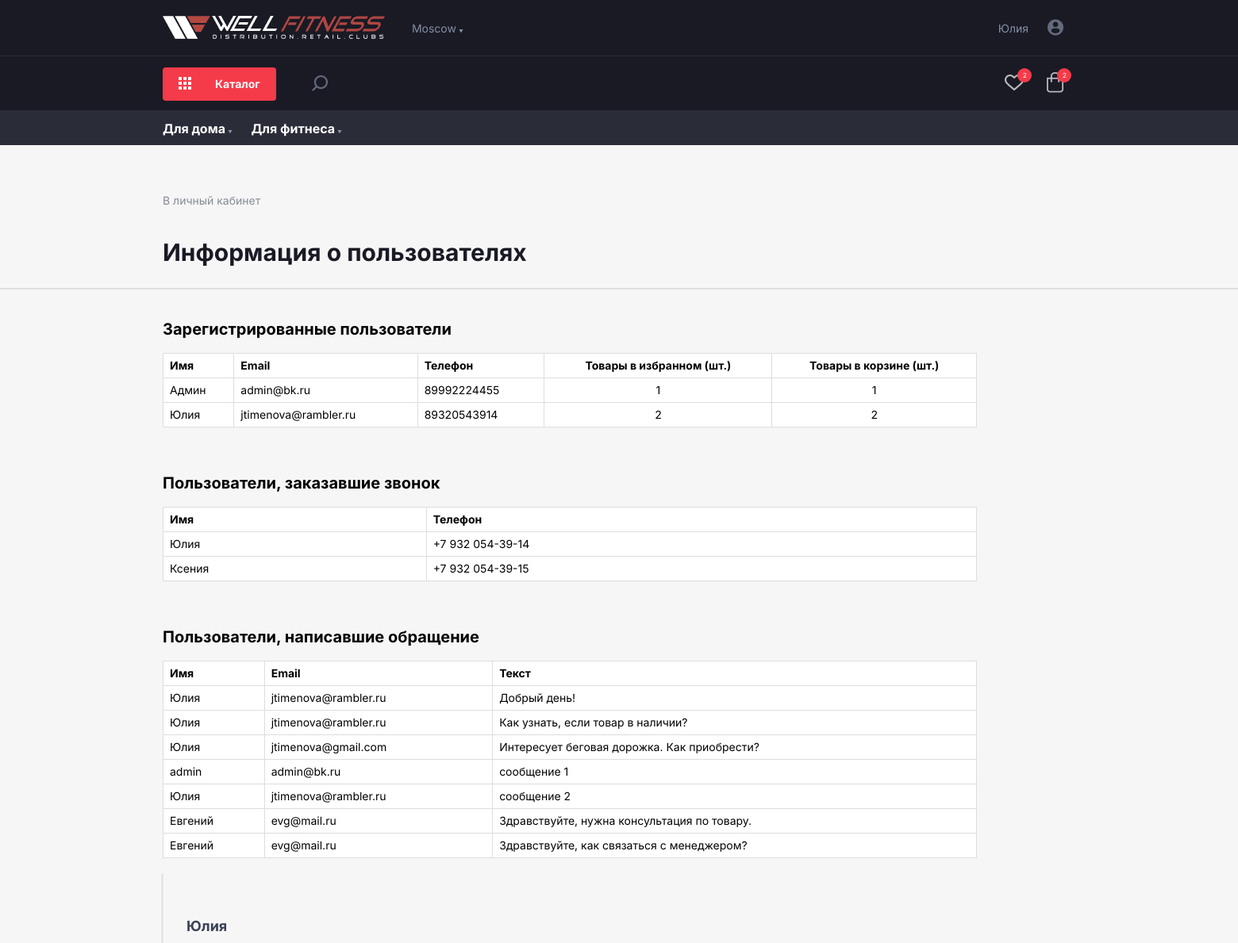
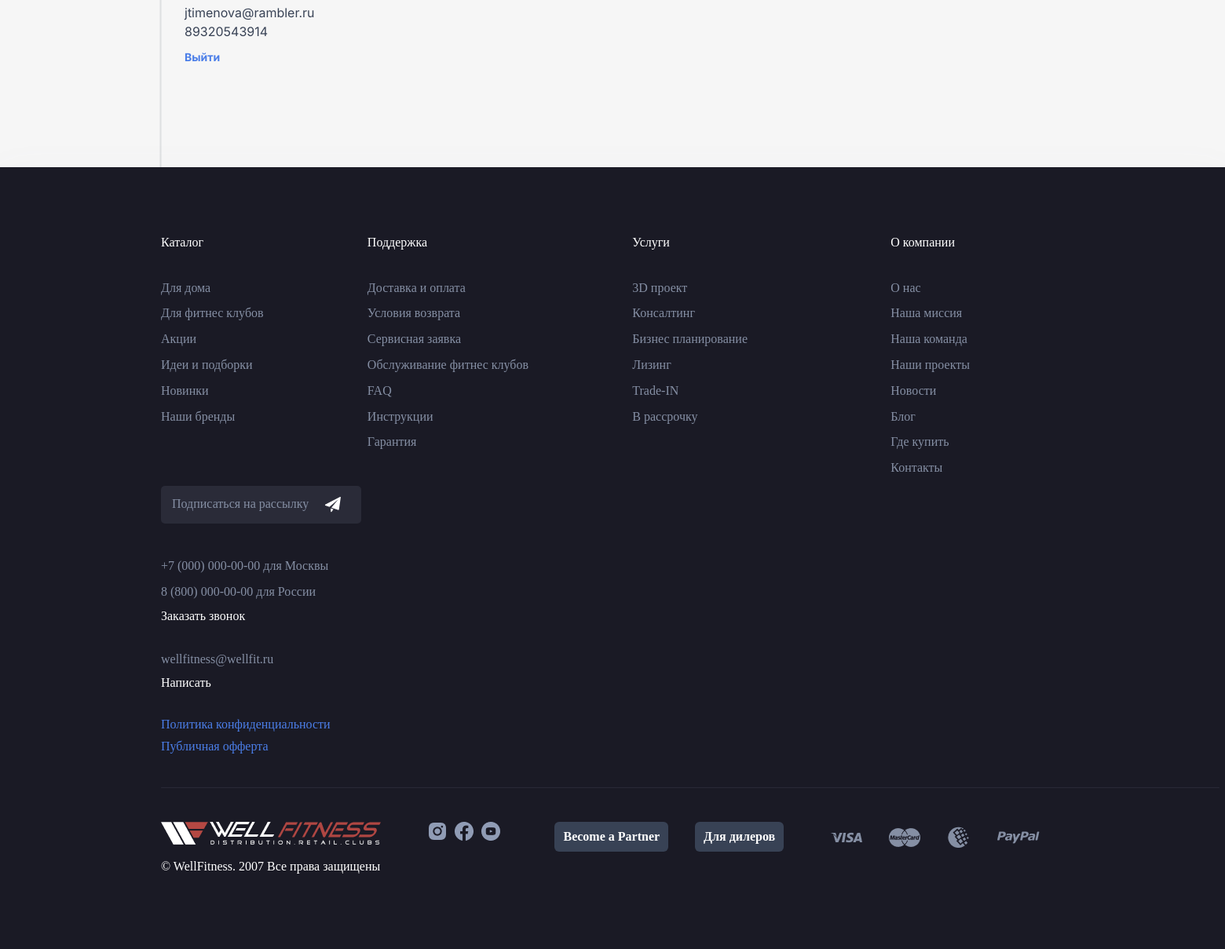
The page /admin.php (signed in) on the database its author committed (2 pictures, top to bottom).
### tables this page shows
CREATE TABLE `user` (
  `id` int(11) NOT NULL,
  `name` varchar(50) NOT NULL,
  `email` varchar(100) NOT NULL,
  `phone` varchar(20) NOT NULL,
  `password` varchar(50) NOT NULL,
  `rights` varchar(255) NOT NULL
);

CREATE TABLE `call_request` (
  `id` int(11) NOT NULL,
  `username` varchar(50) NOT NULL,
  `phone` varchar(20) NOT NULL
);

CREATE TABLE `appeal` (
  `id` int(11) NOT NULL,
  `username` varchar(50) NOT NULL,
  `email` varchar(50) NOT NULL,
  `text` text DEFAULT NULL
);

### admin.php (the view, shortened to what this page needs)
<?php
include ('include/db_connect.php');
?>
<!DOCTYPE html>
<html lang="en">
<head>
    <link rel="stylesheet" href="css/fonts.css">
    <link rel="stylesheet" href="css/style.css">
    <link rel="stylesheet" href="css/grid.css">
    <link rel="stylesheet" href="css/reset.css">
    <link rel="stylesheet" href="css/media.css">
    <link rel="stylesheet" href="css/pages.css">
</head>
<body>
    <?php include_once ('include/header.php') ?>
    <main>
        <div class="container-full">
            <div class="for__home__bread">
                <a href="lk.php">
                    <p class="for__home__bread__text">В личный кабинет</p>
                </a>
            </div>
        </div>
        <div class="about">
            <div class="container-full">
                <h3 class="main__title blog__title">Информация о пользователях</h3>
            </div>
        </div>
        <hr style="margin-left: 0; width: 100%; margin-bottom: 40px;">
        <section class="lk__blocks row container-full">
            <div class="lk__block__left">
                    <?php include ('include/about.php'); ?>
                <h2 class="admin__table__title">Зарегистрированные пользователи</h2>
                <table style="margin-bottom: 60px">
                    <tr>
                        <th>Имя</th>
                        <th>Email</th>
                        <th>Телефон</th>
                        <th class='center-aligh'>Товары в избранном (шт.)</th>
                        <th class='center-aligh'>Товары в корзине (шт.)</th>
                    </tr>
                    <?php
                    $sql = "SELECT * FROM `user`";
                    $res = $mysqli->query($sql);
                    if ($res->num_rows > 0) {
                        while ($resArticle = $res->fetch_assoc()) {
                            $favorites_count_sql = "SELECT COUNT(*) AS favorites_count FROM `favorites` WHERE `user_id` = {$resArticle['id']}";
                            $favorites_count_res = $mysqli->query($favorites_count_sql);
                            $favorites_count = $favorites_count_res->fetch_assoc()['favorites_count'];
                            $cart_count_sql = "SELECT COUNT(*) AS cart_count FROM `product` WHERE `user_id` = {$resArticle['id']}";
                            $cart_count_res = $mysqli->query($cart_count_sql);
                            $cart_count = $cart_count_res->fetch_assoc()['cart_count'];
                            echo "<tr>";
                            echo "<td>" . $resArticle['name'] . "</td>";
                            echo "<td>" . $resArticle['email'] . "</td>";
                            echo "<td>" . $resArticle['phone'] . "</td>";
                            echo "<td class='center-aligh'>" . $favorites_count . "</td>";
                            echo "<td class='center-aligh'>" . $cart_count . "</td>";
                            echo "</tr>";
                        }
                    }
                    ?>
                </table>
                <h2 class="admin__table__title">Пользователи, заказавшие звонок</h2>
                <table style="margin-bottom: 60px">
                    <tr>
                        <th>Имя</th>
                        <th>Телефон</th>
                    </tr>
                    <?php
                    $sql = "SELECT * FROM `call_request`";
                    $res = $mysqli->query($sql);
                    if ($res->num_rows > 0) {
                        while ($resArticle = $res->fetch_assoc()) {
                            $users = array(
                                array(
                                    "Имя" => $resArticle['username'],
                                    "Телефон" => $resArticle['phone'],
                                )
                            );
                            foreach ($users as $user) {
                                echo "<tr>";
                                echo "<td>" . $user['Имя'] . "</td>";
                                echo "<td>" . $user['Телефон'] . "</td>";
                                echo "</tr>";
                            }
                        }
                    }
                    ?>
                </table>
                <h2 class="admin__table__title">Пользователи, написавшие обращение</h2>
                <table style="margin-bottom: 60px">
                    <tr>
                        <th>Имя</th>
                        <th>Email</th>
                        <th>Текст</th>
                    </tr>
                    <?php
                    $sql = "SELECT * FROM `appeal`";
                    $res = $mysqli->query($sql);
                    if ($res->num_rows > 0) {
                        while ($resArticle = $res->fetch_assoc()) {
                            $users = array(
                                array(
                                    "Имя" => $resArticle['username'],
                                    "Текст" => $resArticle['text'],
                                    "Email" => $resArticle['email'],
                                )
                            );
                            foreach ($users as $user) {
                                echo "<tr>";
                                echo "<td>" . $user['Имя'] . "</td>";
                                echo "<td>" . $user['Email'] . "</td>";
                                echo "<td>" . $user['Текст'] . "</td>";
                                echo "</tr>";
                            }
                        }
                    }
                    ?>
                </table>
            </div>
            <div id="lk__user" class="lk__block__right">
                <?php include ('include/about.php'); ?>
            </div>
        </section>
    </main>
    <?php include_once ('include/footer.php') ?>
</body>
</html>

### include/header.php (shortened to what this page needs)
<?php
include ('include/db_connect.php');
?>
<header itemscope itemtype="http://schema.org/Organization">
    <nav class="nav">
        <div class="container-full">
            <div class="row justify__content__between align__items__center pt-10px">
                <div class="col-auto">
                    <ul>
                        <li class="nav__logo"><a href="index.php"><img src="img/nav/logo.png" alt="logo"></a>
                        </li>
                        <li class="nav__item"><a href="#" class="nav__link nav__city">Moscow</span></a></li>
                    </ul>
                </div>
                <div class="col-auto">
                    <?php
                    if (
                        isset ($_SESSION['user']) == 'user' || isset ($_SESSION['user']
                    )
                    ) {
                        if (isset ($_SESSION['user'])) {
                            $user_id = $_SESSION['user']['id'];
                            $sql = "SELECT * FROM `user` WHERE `id`='$user_id'";
                            $res = $mysqli->query($sql);
                            if ($res->num_rows > 0) {
                                while ($resArticle = $res->fetch_assoc()) {
                                    ?>
                                    <li class="nav__item"><a href="lk.php" class="nav__link">
                                            <?= $resArticle['name'] ?>
                                        </a></li>
                                    <li class="nav__item"><a href="#" class="nav__img"><img src="img/nav/profile.png" alt="profile"></a>
                                    </li>
                                <?php }
                            }
                        }
                    } ?>
                </div>
            </div>
        </div>
        <img class="nav__line" src="img/nav/line.png" alt="">
    </nav>
    <nav class="nav">
        <div class="container-full">
            <div class="row justify__content__between align__items__center">
                <div class="col-auto">
                    <ul>
                        <li class="nav__logo"><a href="catalog.php" class="nav__btn"><img class="btn__img"
                                    src="img/nav/menu.png" alt="menu">Каталог</a></li>
                        <li class="nav__item"><a href="#" class="nav__img nav__search"><img src="img/nav/search.png"
                                    alt="search"></a>
                        </li>
                    </ul>
                </div>
                <div class="col-auto">
                    <li class="nav__item"><a href="favorites.php" class="nav__img"><img src="img/nav/favor.png"
                                alt="favorites"></a>
                        <?php
                        $totalItems = 0;
                        if (isset ($_SESSION['user'])) {
                            $user_id = $_SESSION['user']['id'];
                            $sql = "SELECT title, current_price, old_price FROM favorites WHERE `user_id`='$user_id'";
                            $result = $mysqli->query($sql);
                            if ($result->num_rows > 0) {
                                while ($row = $result->fetch_assoc()) {
                                    $totalItems++;
                                }
                            }
                        }
                        ?>
                        <span id="counter2">
                            <?php echo $totalItems; ?>
                        </span>
                    </li>
                    <li class="nav__item">
                        <a href="cart.php" class="nav__img"><img src="img/nav/cart.png" alt="cart"></a>
                        <?php
                        $totalItems = 0;
                        if (isset ($_SESSION['user'])) {
                            $user_id = $_SESSION['user']['id'];
                            $sql = "SELECT title, current_price, old_price FROM product WHERE `user_id`='$user_id'";
                            $result = $mysqli->query($sql);
                            if ($result->num_rows > 0) {
                                while ($row = $result->fetch_assoc()) {
                                    $totalItems++;
                                }
                            }
                        } ?>
                        <span id="counter3">
                            <?php echo $totalItems; ?>
                        </span>
                    </li>
                </div>
            </div>
        </div>
    </nav>
    <section class="menu">
        <div class="container-full">
            <div class="row justify__content__between align__items__center">
                <div class="col-auto">
                    <ul>
                        <li class="nav__item"><a href="for_home.php" class="menu__link nav__menu">Для
                                дома</span></a></li>
                        <li class="nav__item"><a href="for_fitness.php" class="menu__link nav__menu">Для
                                фитнеса</span></a></li>
                    </ul>
                </div>
            </div>
        </div>
    </section>
</header>

### include/about.php (shortened to what this page needs)
<?php
require_once ("db_connect.php");
if (isset ($_SESSION['user'])) {
    $user_id = $_SESSION['user']['id'];
    $sql = "SELECT * FROM `user` WHERE `id`='$user_id'";
    $res = $mysqli->query($sql);
    if ($res->num_rows > 0) {
        while ($resArticle = $res->fetch_assoc()) {
            ?>
            <div class="lk__user">
                <h3 class="lk__user__name">
                    <?= $resArticle['name'] ?>
                </h3>
                <p class="lk__user__email">
                    <?= $resArticle['email'] ?>
                </p>
                <p class="lk__user__phone">
                    <?= $resArticle['phone'] ?>
                </p>
                <a href="include/logout.php">
                        <p class="lk__user__exit" style="margin-bottom: 20px;">Выйти</p>
                    </a>
            </div>
            <?php
        }
    } else {
        echo "Пользователь не найден в базе данных";
        header("Location: {$_SERVER['HTTP_REFERER']}");
    }
} else {
    echo "Пользователь не авторизован";
    header("Location: {$_SERVER['HTTP_REFERER']}");
}
?>

### css/style.css (style rules this page uses)
:root { --inline-block: inline-block; }
* { font-family: 'Inter', 'Arial', sans-serif; font-size: 14px; font-style: normal; font-weight: 400; box-sizing: border-box; }
a { text-decoration: none; cursor: pointer; }
body { overflow-x: hidden; background: #F6F6F6; overflow-x: hidden; box-sizing: border-box; }
.nav { padding: 10px 0; background: #1A1A25; box-sizing: border-box; font-family: 'Inter', 'Arial', sans-serif; font-size: 14px; }
.nav__item, .nav__logo { display: var(--inline-block); box-sizing: border-box; padding: 10px 0; vertical-align: middle; }
.nav__item:last-child { margin-right: 0; }
.nav__img { vertical-align: middle; margin-right: 5px; padding: 10px; }
.nav__city { margin-left: 20px; margin-right: 234px; }
.nav__city::after, .nav__menu::after { content: url(../img/nav/arrow.png); margin-left: 3px; display: var(--inline-block); }
.nav__link, .nav__sign { color: #858FA4; padding: 10px; }
.nav__item { position: relative; display: inline-block; }
#counter1, #counter2, #counter3 { position: absolute; right: 0.3rem; background: rgb(245, 59, 73); color: rgb(255, 255, 255); border-radius: 50%; font-size: 60%; padding: 0.3rem; width: 18px; height: 18px; text-align: center; }
#counter1, #counter2 { top: 2px; }
#counter3 { top: 5px; }
.nav__search { margin-left: 30px; }
.nav__btn { border-radius: 4px; background: #F53B49; padding: 12px 20px 13px 20px; color: #fff; font-weight: 700; }
.nav__line { position: absolute; top: 70px; }
.btn__img { padding-right: 30px; vertical-align: bottom; }
.menu { padding: 5px 0; background: #2A2C38; box-sizing: border-box; height: 44px; font-family: 'Inter', 'Arial', sans-serif; }
.menu__link { color: #FFF; font-weight: 700; margin-right: 19px; position: relative; }
.main__title { color: #1A1A25; font-size: 30px; font-weight: 700; margin-bottom: 20px; }

### css/grid.css (style rules this page uses)
.container, .container-full { margin: 0 auto; padding: 0 10px; box-sizing: border-box; }
.container-full { width: 75%; }
.row { display: flex; flex-wrap: wrap; }
.justify__content__between { justify-content: space-between; }
.align__items__center { align-items: center; }
.col-auto { padding: 0; box-sizing: border-box; }

### css/pages.css (style rules this page uses)
.for__home__bread { display: inline-block; margin-top: 60px; vertical-align: middle; }
.for__home__bread__text { color: rgba(56, 66, 85, 0.60); line-height: 140%; display: inline-block; vertical-align: middle; }
hr { border: 1px solid rgba(127, 133, 145, 0.2); width: 729px; height: 0px; margin-left: 20px; }
.catalog__title, .blog__title { margin: 40px 0 30px 0; }
.lk__blocks { margin-bottom: 100px; }
.lk__block__left { width: 1080px; }
.lk__block__right { width: 300px; position: relative; }
.lk__user { padding: 12px 30px; }
.lk__user__name { color: rgb(56, 66, 85); font-size: 18px; font-weight: 600; line-height: 150%; margin-bottom: 12px; }
.lk__user__email, .lk__user__phone { color: rgb(56, 66, 85); font-size: 16px; line-height: 150%; }
.lk__user__phone { margin-bottom: 12px; }
.lk__user__exit { color: rgb(75, 126, 232); font-weight: 700; line-height: 17px; cursor: pointer; }
.admin__table__title { font-size: 20px; font-weight: 600; margin-bottom: 20px; }
table { border-collapse: collapse; width: 95%; }
th, td { border: 1px solid #dddddd; text-align: left; padding: 8px; background-color: #fff; }
th { background-color: #fff; font-weight: 600; }
.center-aligh { text-align: center; }

### rows shown on the page
user: name "Юлия", email "jtimenova@rambler.ru", phone "89320543914", favorites_count "2", cart_count "2"
user: name "Админ", email "admin@bk.ru", phone "89992224455", favorites_count "1", cart_count "1"
call_request: username "Юлия", phone "+7 932 054-39-14"
call_request: username "Ксения", phone "+7 932 054-39-15"
appeal: username "Юлия", email "jtimenova@rambler.ru", text "Добрый день!"
appeal: username "Юлия", email "jtimenova@rambler.ru", text "Как узнать, если товар в наличии?"
appeal: username "Юлия", email "jtimenova@gmail.com", text "Интересует беговая дорожка. Как приобрести?"
appeal: username "admin", email "admin@bk.ru", text "сообщение 1"
appeal: username "Юлия", email "jtimenova@rambler.ru", text "сообщение 2"
appeal: username "Евгений", email "evg@mail.ru", text "Здравствуйте, нужна консультация по товару."
appeal: username "Евгений", email "evg@mail.ru", text "Здравствуйте, как связаться с менеджером?"

### other values the page prints
$totalItems "2"
